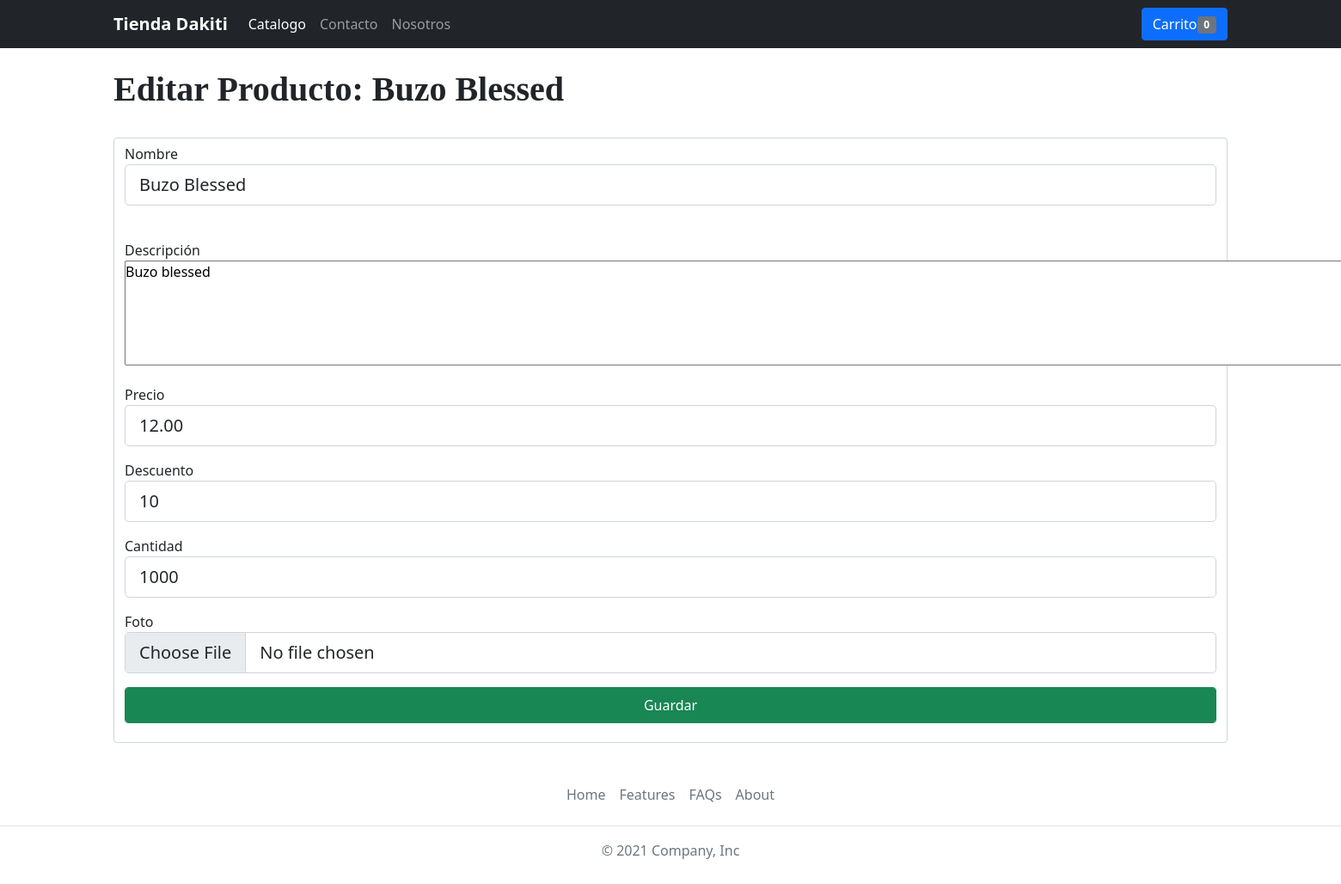
/editar-producto.php?id=1 (signed in), run on the app's committed database.
### tables this page shows
CREATE TABLE `productos` (
  `id` int(11) NOT NULL,
  `nombre` varchar(255) NOT NULL,
  `descripcion` text NOT NULL,
  `precio` decimal(10,2) NOT NULL,
  `descuento` tinyint(4) NOT NULL DEFAULT 0,
  `cantidad` int(11) NOT NULL,
  `id_categoria` int(11) NOT NULL,
  `activo` int(11) NOT NULL
);

### editar-producto.php (the view, shortened to what this page needs)
<?php require_once 'config/database.php'; ?>
<?php require_once 'layout/header.php'; ?>
<?php
    $producto_id = $_GET['id'];
	$consulta="SELECT * FROM productos WHERE id = $producto_id";
    $query = mysqli_query($db, $consulta);
    $productoadm = mysqli_fetch_array($query);
if(isset($_SESSION['usuario-adm'])):
?>
    <div class="container">
        <br>
        <h1 class="titulo-adm">Editar Producto: <?=$productoadm['nombre'] ?></h1>
        <br>
        <form action="guardar-producto.php?editar=<?=$productoadm['id']?>" method="POST" class="form-control" enctype="multipart/form-data">
            <div class="mb-3">
            <label for="nombre" >Nombre</label>
            <input class="form-control form-control-lg" type="text" name="nombre" value="<?=$productoadm['nombre']?>">
            </div>
            <br>
            <div class="mb-3">
            <label for="descripcion">Descripción</label><br>
            <textarea name="descripcion" cols="170" rows="5"><?=$productoadm['descripcion']?></textarea>
            </div>
            <div class="mb-3">
            <label for="precio">Precio</label>
            <input class="form-control form-control-lg" type="number" name="precio" value="<?=$productoadm['precio']?>">
            </div>
            <div class="mb-3">
            <label for="descuento" >Descuento</label>
            <input class="form-control form-control-lg" type="number" name="descuento" value="<?=$productoadm['descuento']?>">
            </div>
            <div class="mb-3">
            <label for="cantidad">Cantidad</label>
            <input class="form-control form-control-lg" type="number" name="cantidad" value="<?=$productoadm['cantidad']?>">
            </div>
            <div class="mb-3">
            <label for="foto">Foto</label>
            <input class="form-control form-control-lg" type="file" name="foto" >
            </div>
            <div class="mb-3">
            <input class="btn btn-success form-control form-control-lg" type="submit" value="Guardar">
            </div>
        </form>
    </div>
<?php
else:
    header('Location: index.php');
endif;
?>
<?php
    require_once 'layout/footer.php';
?>

### css/estilos.css (style rules this page uses)
* { box-sizing: border-box; margin: 0; padding: 0; }
.titulo-adm { font-family: italic; font-weight: bold; }

### data on the page
productos: nombre "Buzo Blessed", descripcion "Buzo blessed", precio "12.00", descuento "10", cantidad "1000"

### other printed values
$num_cart "0"
